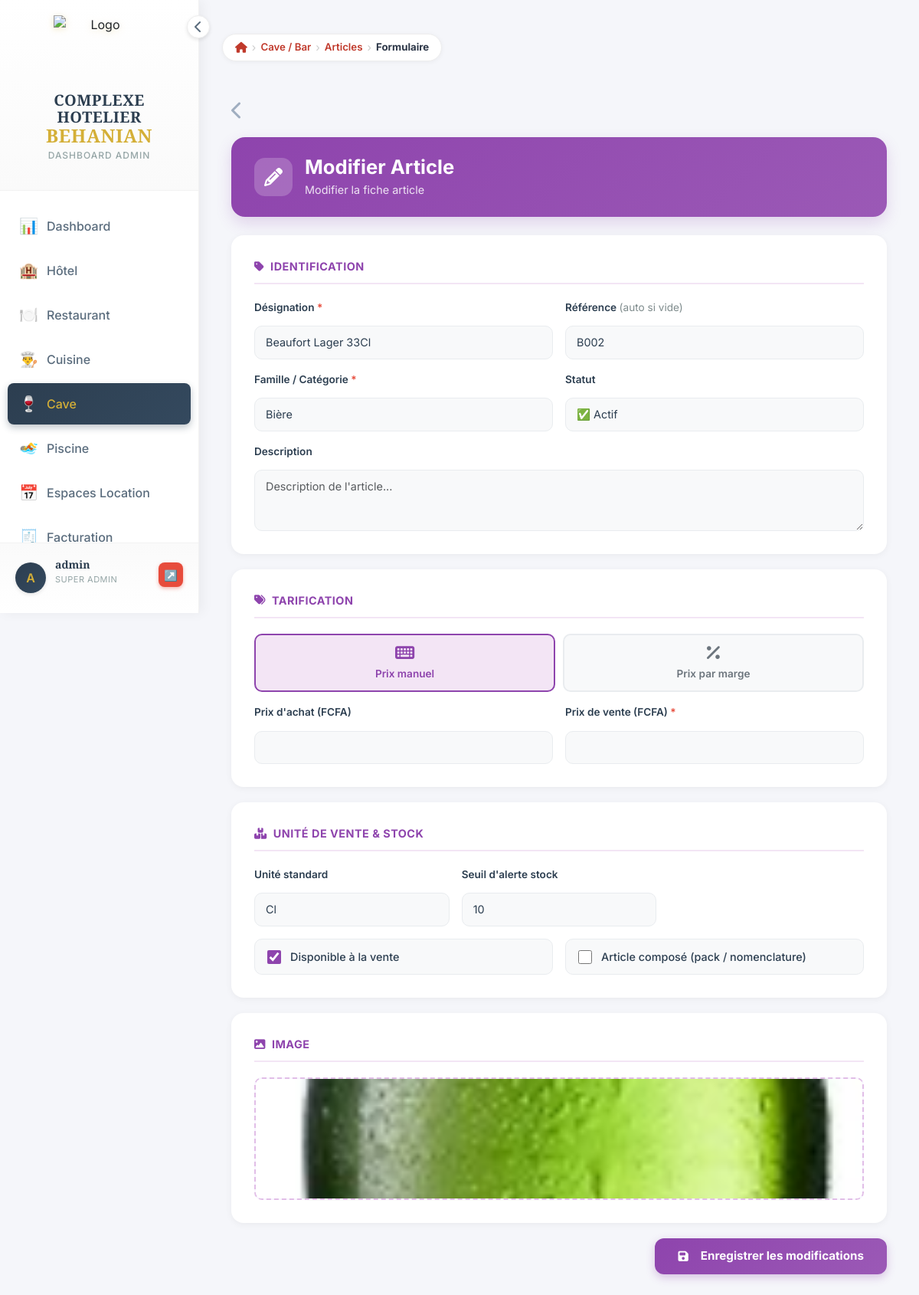
/bar/articles/5/modifier/ (signed in), run on the app's committed database.
### bar/models.py (models this page shows, shortened)
class BoissonBar(models.Model):
    STATUT_CHOICES = [
        ('actif', 'Actif'),
        ('sommeil', 'En sommeil'),
        ('supprime', 'Supprimé'),
    ]
    UNITE_STANDARD_CHOICES = [
        ('bouteille', 'Bouteille'),
        ('verre', 'Verre'),
        ('cl', 'Cl'),
        ('litre', 'Litre'),
        ('autre', 'Autre (personnalisé)'),
    ]
    MODE_PRIX_CHOICES = [
        ('manuel', 'Prix saisi manuellement'),
        ('marge', 'Calculé (prix achat + marge %)'),
    ]
    reference = models.CharField(max_length=50, unique=True, blank=True, null=True, verbose_name="Référence article")
    nom = models.CharField(max_length=100, verbose_name="Désignation")
    categorie = models.ForeignKey(CategorieBar, on_delete=models.CASCADE, verbose_name="Famille / Catégorie")
    description = models.TextField(blank=True, null=True, verbose_name="Description")
    image = models.ImageField(upload_to='boissons/', blank=True, null=True, verbose_name="Image")
    mode_prix = models.CharField(max_length=10, choices=MODE_PRIX_CHOICES, default='manuel', verbose_name="Mode de calcul du prix")
    prix_achat = models.DecimalField(max_digits=10, decimal_places=2, default=0, verbose_name="Prix d'achat (FCFA)")
    marge = models.DecimalField(max_digits=5, decimal_places=2, default=0, verbose_name="Marge (%)")
    prix = models.DecimalField(max_digits=10, decimal_places=2, default=0, verbose_name="Prix de vente (FCFA)")
    unite_standard = models.CharField(max_length=20, choices=UNITE_STANDARD_CHOICES, default='bouteille', verbose_name="Unité standard")
    unite_personnalisee = models.ForeignKey(UniteVente, on_delete=models.SET_NULL, null=True, blank=True, verbose_name="Unité personnalisée")
    quantite_stock = models.IntegerField(default=0, verbose_name="Quantité en stock")
    seuil_alerte = models.IntegerField(default=10, verbose_name="Seuil d'alerte")
    disponible = models.BooleanField(default=True, verbose_name="Disponible à la vente")
    statut = models.CharField(max_length=20, choices=STATUT_CHOICES, default='actif', verbose_name="Statut")
    est_compose = models.BooleanField(default=False, verbose_name="Article composé (pack/nomenclature)")
    date_creation = models.DateTimeField(auto_now_add=True)
    date_modification = models.DateTimeField(auto_now=True)
    class Meta:
        verbose_name = "Article (Cave)"
        verbose_name_plural = "Articles (Cave)"
        ordering = ['categorie', 'nom']

class CategorieBar(models.Model):
    nom = models.CharField(max_length=50, verbose_name="Nom")
    ordre = models.IntegerField(default=0, verbose_name="Ordre d'affichage")
    class Meta:
        verbose_name = "Catégorie de Boisson"
        verbose_name_plural = "Catégories de Boissons"
        ordering = ['ordre', 'nom']

### bar/views.py (the view, shortened to what this page needs)
# urls.py: path('articles/<int:pk>/modifier/', views.article_edit, name='article_edit'),
@require_module_access('bar')
@require_bar_gestion
def article_edit(request, pk):
    article = get_object_or_404(BoissonBar, pk=pk)
    categories = CategorieBar.objects.all()
    unites = UniteVente.objects.all()
    context = {'page_title': 'Modifier Article', 'article': article, 'categories': categories, 'unites': unites, 'mode': 'edit'}
    return render(request, 'bar/article_form.html', context)

### templates/bar/article_form.html (shortened to what this page needs)
{% extends 'dashboard/base_dashboard.html' %}
{% load breadcrumb %}
{% load static %}
{% block content %}
{% breadcrumb "Cave / Bar" "bar:dashboard" "Articles" "bar:articles_list" "Formulaire" "" %}
<div class="container-fluid py-4">
    <a href="{% url 'bar:stock_management' %}?tab=articles" class="back-link mb-3 d-inline-block">
       <i class="fas fa-chevron-left"></i>
    </a>
    <div class="form-header">
        <div style="width:50px;height:50px;background:rgba(255,255,255,0.2);border-radius:14px;display:flex;align-items:center;justify-content:center;font-size:24px;">
            <i class="fas fa-{% if mode == 'edit' %}pencil-alt{% else %}plus{% endif %}"></i>
        </div>
        <div>
            <h2>{{ page_title }}</h2>
            <p>{% if mode == 'edit' %}Modifier la fiche article{% else %}Créer une nouvelle fiche article{% endif %}</p>
        </div>
    </div>
    <form method="post" enctype="multipart/form-data">
        <div class="form-card">
            <div class="section-title"><i class="fas fa-tag"></i> Identification</div>
            <div class="form-grid">
                <div class="form-group">
                    <label class="form-label">Désignation <span>*</span></label>
                    <input type="text" name="nom" class="form-control" value="{{ article.nom|default:'' }}" required placeholder="Ex: Whisky Jameson 70cl">
                </div>
                <div class="form-group">
                    <label class="form-label">Référence <span style="color:#7f8c8d;font-weight:400;">(auto si vide)</span></label>
                    <input type="text" name="reference" class="form-control" value="{{ article.reference|default:'' }}" placeholder="Ex: WHI-0001">
                </div>
                <div class="form-group">
                    <label class="form-label">Famille / Catégorie <span>*</span></label>
                    <select name="categorie" class="form-control" required>
                        {% for cat in categories %}
                        <option value="{{ cat.id }}" {% if article.categorie_id == cat.id %}selected{% endif %}>{{ cat.nom }}</option>
                        {% endfor %}
                    </select>
                </div>
                <div class="form-group">
                    <label class="form-label">Statut</label>
                    <select name="statut" class="form-control">
                        <option value="actif" {% if article.statut == 'actif' or not article %}selected{% endif %}>✅ Actif</option>
                    </select>
                </div>
                <div class="form-group full-width">
                    <label class="form-label">Description</label>
                    <textarea name="description" class="form-control" placeholder="Description de l'article...">{{ article.description|default:'' }}</textarea>
                </div>
            </div>
        </div>
        <div class="form-card">
            <div class="section-title"><i class="fas fa-tags"></i> Tarification</div>
            <div class="prix-mode-selector">
                <div class="prix-mode-btn {% if not article or article.mode_prix == 'manuel' %}selected{% endif %}" onclick="setPrixMode('manuel')">
                    <i class="fas fa-keyboard"></i>
                    Prix manuel
                </div>
                <div class="prix-mode-btn {% if article.mode_prix == 'marge' %}selected{% endif %}" onclick="setPrixMode('marge')">
                    <i class="fas fa-percentage"></i>
                    Prix par marge
                </div>
            </div>
            <div class="form-grid">
                <div class="form-group">
                    <label class="form-label">Prix d'achat (FCFA)</label>
                    <input type="number" name="prix_achat" id="prix_achat" class="form-control" value="{{ article.prix_achat|default:'0' }}" step="1" min="0" oninput="calculerPrix()">
                </div>
                <div class="form-group prix-manuel-group {% if article.mode_prix == 'marge' %}hidden{% endif %}">
                    <label class="form-label">Prix de vente (FCFA) <span>*</span></label>
                    <input type="number" name="prix" id="prix_manuel" class="form-control" value="{{ article.prix|default:'0' }}" step="1" min="0">
                </div>
            </div>
        </div>
        <div class="form-card">
            <div class="section-title"><i class="fas fa-boxes"></i> Unité de vente & Stock</div>
            <div class="form-grid-3">
                <div class="form-group">
                    <label class="form-label">Unité standard</label>
                    <select name="unite_standard" class="form-control" onchange="toggleUnitePerso(this)">
                        <option value="cl"        {% if article.unite_standard == 'cl' %}selected{% endif %}>Cl</option>
                    </select>
                </div>
                <div class="form-group">
                    <label class="form-label">Seuil d'alerte stock</label>
                    <input type="number" name="seuil_alerte" class="form-control" value="{{ article.seuil_alerte|default:'10' }}" min="0">
                </div>
            </div>
            <div class="form-grid" style="margin-top:16px;">
                <div class="toggle-group">
                    <input type="checkbox" name="disponible" id="disponible" {% if not article or article.disponible %}checked{% endif %} style="width:18px;height:18px;accent-color:#8e44ad;">
                    <label for="disponible" class="toggle-label">Disponible à la vente</label>
                </div>
                <div class="toggle-group">
                    <input type="checkbox" name="est_compose" id="est_compose" {% if article.est_compose %}checked{% endif %} style="width:18px;height:18px;accent-color:#8e44ad;">
                    <label for="est_compose" class="toggle-label">Article composé (pack / nomenclature)</label>
                </div>
            </div>
        </div>
        <div class="form-card">
            <div class="section-title"><i class="fas fa-image"></i> Image</div>
            <div class="form-group">
                <div class="image-preview" onclick="document.getElementById('image_input').click()">
                    {% if article.image %}
                    <img src="{{ article.image.url }}" id="preview_img">
                    {% else %}
                    <div class="image-preview-placeholder" id="preview_placeholder">
                        <i class="fas fa-cloud-upload-alt"></i>
                        <span>Cliquer pour ajouter une image</span>
                    </div>
                    {% endif %}
                </div>
            </div>
        </div>
        <div style="display:flex; gap:12px; justify-content:flex-end; margin-top:8px;">
                        <button type="submit" class="btn-submit">
                <i class="fas fa-save"></i>
                {% if mode == 'edit' %}Enregistrer les modifications{% else %}Créer l'article{% endif %}
            </button>
        </div>
    </form>
</div>
{% endblock %}

### templates/dashboard/base_dashboard.html (shortened to what this page needs)
{% load static %}
<!DOCTYPE html>
<html lang="fr">
<head>
    <link href="https://cdn.jsdelivr.net/npm/bootstrap@5.3.0/dist/css/bootstrap.min.css" rel="stylesheet">
    <link rel="stylesheet" href="https://cdnjs.cloudflare.com/ajax/libs/font-awesome/6.4.0/css/all.min.css">
</head>
<body>
    <div class="sidebar" id="sidebar">
        <div class="logo-section">
            <div class="sidebar-toggle" onclick="toggleSidebar()">
                <i class="fas fa-chevron-left" id="toggleIcon"></i>
            </div>
            <div class="logo">
                <div class="logo-icon">
                    <img src="{% static 'images/Logo.png' %}" alt="Logo">
                </div>
                <div class="logo-text">
                    <h1>COMPLEXE HOTELIER<br><span>BEHANIAN</span></h1>
                    <p>Dashboard Admin</p>
                </div>
            </div>
        </div>
        <nav class="nav-menu">
            <a href="{% url 'dashboard:index' %}" class="nav-item {% if request.resolver_match.url_name == 'index' and request.resolver_match.app_name == 'dashboard' %}active{% endif %}">
                <span class="nav-item-icon">📊</span>
                <span class="nav-text">Dashboard</span>
            </a>
            {% if 'hotel' in accessible_modules %}
            <a href="{% url 'hotel:index' %}" class="nav-item {% if request.resolver_match.app_name == 'hotel' %}active{% endif %}">
                <span class="nav-item-icon">🏨</span>
                <span class="nav-text">Hôtel</span>
            </a>
            {% endif %}
            {% if 'restaurant' in accessible_modules %}
            <a href="{% url 'restaurant:index' %}" class="nav-item {% if request.resolver_match.app_name == 'restaurant' %}active{% endif %}">
                <span class="nav-item-icon">🍽️</span>
                <span class="nav-text">Restaurant</span>
            </a>
            {% endif %}
            {% if 'cuisine' in accessible_modules %}
            <a href="{% url 'cuisine:index' %}" class="nav-item {% if request.resolver_match.app_name == 'cuisine' %}active{% endif %}">
                <span class="nav-item-icon">👨‍🍳</span>
                <span class="nav-text">Cuisine</span>
            </a>
            {% endif %}
            {% if 'bar' in accessible_modules %}
            <a href="{% url 'bar:dashboard' %}" class="nav-item {% if request.resolver_match.app_name == 'bar' %}active{% endif %}">
                <span class="nav-item-icon">🍷</span>
                <span class="nav-text">Cave</span>
            </a>
            {% endif %}
            {% if 'piscine' in accessible_modules %}
            <a href="{% url 'piscine:index' %}" class="nav-item {% if request.resolver_match.app_name == 'piscine' %}active{% endif %}">
                <span class="nav-item-icon">🏊</span>
                <span class="nav-text">Piscine</span>
            </a>
            {% endif %}
            {% if 'espaces' in accessible_modules %}
            <a href="{% url 'espaces_evenementiels:index' %}" class="nav-item {% if request.resolver_match.app_name == 'espaces_evenementiels' %}active{% endif %}">
                <span class="nav-item-icon">📅</span>
                <span class="nav-text">Espaces Location</span>
            </a>
            {% endif %}
            {% if 'facturation' in accessible_modules %}
            <a href="{% url 'facturation:index' %}" class="nav-item {% if request.resolver_match.app_name == 'facturation' %}active{% endif %}">
                <span class="nav-item-icon">🧾</span>
                <span class="nav-text">Facturation</span>
            </a>
            {% endif %}
        </nav>
        <div class="user-section">
            <div class="user-avatar">{{ user.username|first|upper }}</div>
            <div class="user-info">
                <h4>{{ user.get_full_name|default:user.username }}</h4>
                <p>{{ user_role }}</p>
            </div>
            <a href="{% url 'logout' %}" class="logout-btn" title="Se déconnecter">↗️</a>
        </div>
    </div>
    <div class="main-content">
        {% block content %}{% endblock %}
    </div>
</body>
</html>

### data on the page
BoissonBar: nom "Beaufort Lager 33Cl", reference "B002", categorie "Bière", statut "✅ Actif", unite_standard "Cl", seuil_alerte "10", disponible "☑", image (picture)

### other printed values
{{ user.username|first|upper }} "A"
{{ user.get_full_name|default:user.username }} "admin"
{{ user_role }} "SUPER ADMIN"
{{ item.label }} "Cave / Bar" "Articles"
{{ item.label }} "Formulaire"
{{ page_title }} "Modifier Article"
